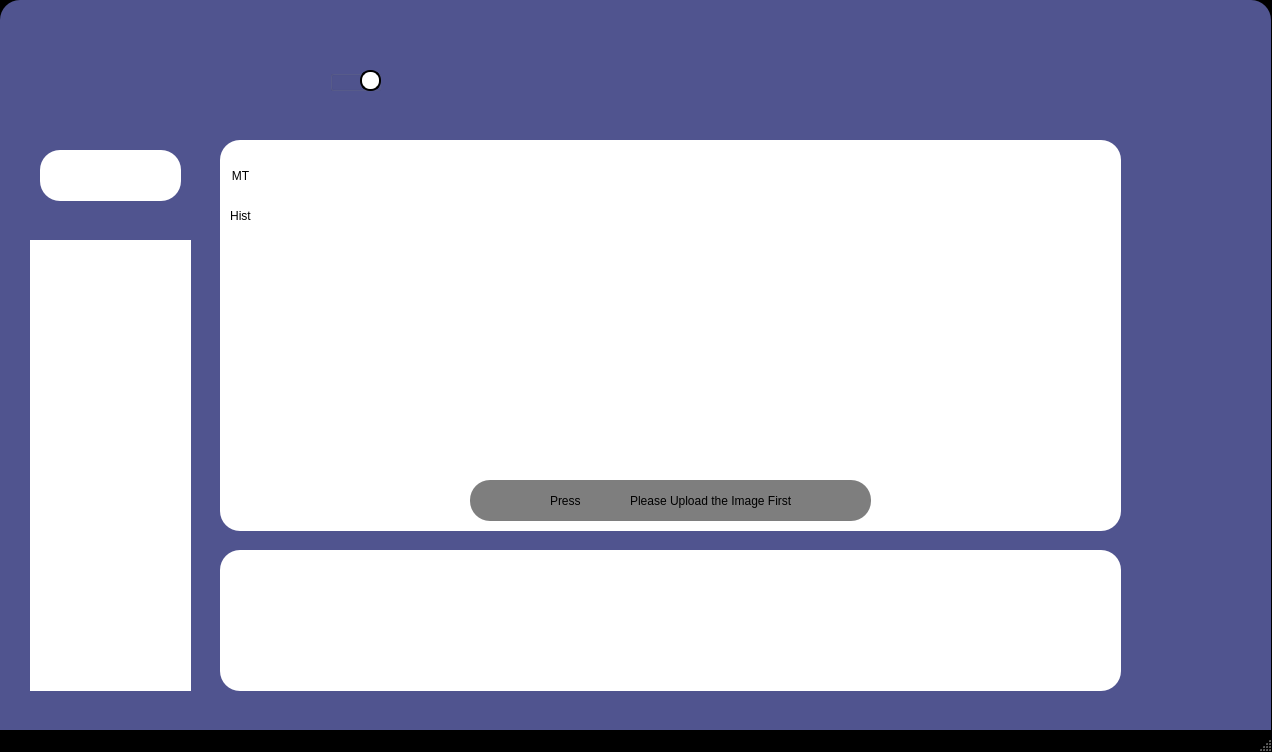
<?xml version="1.0" encoding="UTF-8"?>
<ui version="4.0">
 <class>MainWindow</class>
 <widget class="QMainWindow" name="MainWindow">
  <property name="enabled">
   <bool>true</bool>
  </property>
  <property name="geometry">
   <rect>
    <x>0</x>
    <y>0</y>
    <width>1272</width>
    <height>752</height>
   </rect>
  </property>
  <property name="windowTitle">
   <string>MainWindow</string>
  </property>
  <property name="styleSheet">
   <string notr="true">#MainWindow{border :200px solid black;}</string>
  </property>
  <property name="iconSize">
   <size>
    <width>27</width>
    <height>27</height>
   </size>
  </property>
  <property name="toolButtonStyle">
   <enum>Qt::ToolButtonIconOnly</enum>
  </property>
  <widget class="QWidget" name="centralwidget">
   <widget class="QGroupBox" name="mainwind">
    <property name="geometry">
     <rect>
      <x>0</x>
      <y>0</y>
      <width>1271</width>
      <height>751</height>
     </rect>
    </property>
    <property name="contextMenuPolicy">
     <enum>Qt::DefaultContextMenu</enum>
    </property>
    <property name="styleSheet">
     <string notr="true">#mainwind{background-Color : rgb(80, 84, 143);
color : rgb(0, 0, 0);
border-radius : 20px;
}</string>
    </property>
    <property name="title">
     <string notr="true"/>
    </property>
    <widget class="QPushButton" name="minButton">
     <property name="geometry">
      <rect>
       <x>1060</x>
       <y>0</y>
       <width>61</width>
       <height>41</height>
      </rect>
     </property>
     <property name="styleSheet">
      <string notr="true">border : 0px;</string>
     </property>
     <property name="text">
      <string/>
     </property>
     <property name="icon">
      <iconset>
       <normaloff>UI Resources/Toolbar Icons/line.svg</normaloff>UI Resources/Toolbar Icons/line.svg</iconset>
     </property>
     <property name="iconSize">
      <size>
       <width>28</width>
       <height>35</height>
      </size>
     </property>
    </widget>
    <widget class="QPushButton" name="closeButton">
     <property name="geometry">
      <rect>
       <x>1190</x>
       <y>0</y>
       <width>71</width>
       <height>41</height>
      </rect>
     </property>
     <property name="styleSheet">
      <string notr="true">#closeButton{border-radius: 20px;}
</string>
     </property>
     <property name="text">
      <string/>
     </property>
     <property name="icon">
      <iconset>
       <normaloff>UI Resources/Toolbar Icons/cross 1.svg</normaloff>UI Resources/Toolbar Icons/cross 1.svg</iconset>
     </property>
     <property name="iconSize">
      <size>
       <width>25</width>
       <height>25</height>
      </size>
     </property>
    </widget>
    <widget class="QPushButton" name="maximButton_2">
     <property name="geometry">
      <rect>
       <x>1130</x>
       <y>0</y>
       <width>61</width>
       <height>41</height>
      </rect>
     </property>
     <property name="styleSheet">
      <string notr="true">border : 0px;</string>
     </property>
     <property name="text">
      <string/>
     </property>
     <property name="icon">
      <iconset>
       <normaloff>UI Resources/Toolbar Icons/Square.svg</normaloff>UI Resources/Toolbar Icons/Square.svg</iconset>
     </property>
     <property name="iconSize">
      <size>
       <width>25</width>
       <height>25</height>
      </size>
     </property>
    </widget>
    <widget class="QLabel" name="label">
     <property name="geometry">
      <rect>
       <x>10</x>
       <y>40</y>
       <width>211</width>
       <height>131</height>
      </rect>
     </property>
     <property name="text">
      <string/>
     </property>
     <property name="pixmap">
      <pixmap>UI Resources/logo/logo.png</pixmap>
     </property>
     <property name="scaledContents">
      <bool>true</bool>
     </property>
    </widget>
    <widget class="QGroupBox" name="botBox">
     <property name="geometry">
      <rect>
       <x>220</x>
       <y>550</y>
       <width>901</width>
       <height>141</height>
      </rect>
     </property>
     <property name="palette">
      <palette>
       <active>
        <colorrole role="WindowText">
         <brush brushstyle="SolidPattern">
          <color alpha="255">
           <red>0</red>
           <green>0</green>
           <blue>0</blue>
          </color>
         </brush>
        </colorrole>
        <colorrole role="Button">
         <brush brushstyle="SolidPattern">
          <color alpha="255">
           <red>255</red>
           <green>255</green>
           <blue>255</blue>
          </color>
         </brush>
        </colorrole>
        <colorrole role="Light">
         <brush brushstyle="SolidPattern">
          <color alpha="255">
           <red>0</red>
           <green>255</green>
           <blue>127</blue>
          </color>
         </brush>
        </colorrole>
        <colorrole role="Midlight">
         <brush brushstyle="SolidPattern">
          <color alpha="255">
           <red>255</red>
           <green>85</green>
           <blue>0</blue>
          </color>
         </brush>
        </colorrole>
        <colorrole role="Text">
         <brush brushstyle="SolidPattern">
          <color alpha="255">
           <red>0</red>
           <green>0</green>
           <blue>0</blue>
          </color>
         </brush>
        </colorrole>
        <colorrole role="ButtonText">
         <brush brushstyle="SolidPattern">
          <color alpha="255">
           <red>0</red>
           <green>0</green>
           <blue>0</blue>
          </color>
         </brush>
        </colorrole>
        <colorrole role="Base">
         <brush brushstyle="SolidPattern">
          <color alpha="255">
           <red>255</red>
           <green>255</green>
           <blue>255</blue>
          </color>
         </brush>
        </colorrole>
        <colorrole role="Window">
         <brush brushstyle="SolidPattern">
          <color alpha="255">
           <red>255</red>
           <green>255</green>
           <blue>255</blue>
          </color>
         </brush>
        </colorrole>
        <colorrole role="PlaceholderText">
         <brush brushstyle="NoBrush">
          <color alpha="128">
           <red>0</red>
           <green>0</green>
           <blue>0</blue>
          </color>
         </brush>
        </colorrole>
       </active>
       <inactive>
        <colorrole role="WindowText">
         <brush brushstyle="SolidPattern">
          <color alpha="255">
           <red>0</red>
           <green>0</green>
           <blue>0</blue>
          </color>
         </brush>
        </colorrole>
        <colorrole role="Button">
         <brush brushstyle="SolidPattern">
          <color alpha="255">
           <red>255</red>
           <green>255</green>
           <blue>255</blue>
          </color>
         </brush>
        </colorrole>
        <colorrole role="Light">
         <brush brushstyle="SolidPattern">
          <color alpha="255">
           <red>0</red>
           <green>255</green>
           <blue>127</blue>
          </color>
         </brush>
        </colorrole>
        <colorrole role="Midlight">
         <brush brushstyle="SolidPattern">
          <color alpha="255">
           <red>255</red>
           <green>85</green>
           <blue>0</blue>
          </color>
         </brush>
        </colorrole>
        <colorrole role="Text">
         <brush brushstyle="SolidPattern">
          <color alpha="255">
           <red>0</red>
           <green>0</green>
           <blue>0</blue>
          </color>
         </brush>
        </colorrole>
        <colorrole role="ButtonText">
         <brush brushstyle="SolidPattern">
          <color alpha="255">
           <red>0</red>
           <green>0</green>
           <blue>0</blue>
          </color>
         </brush>
        </colorrole>
        <colorrole role="Base">
         <brush brushstyle="SolidPattern">
          <color alpha="255">
           <red>255</red>
           <green>255</green>
           <blue>255</blue>
          </color>
         </brush>
        </colorrole>
        <colorrole role="Window">
         <brush brushstyle="SolidPattern">
          <color alpha="255">
           <red>255</red>
           <green>255</green>
           <blue>255</blue>
          </color>
         </brush>
        </colorrole>
        <colorrole role="PlaceholderText">
         <brush brushstyle="NoBrush">
          <color alpha="128">
           <red>0</red>
           <green>0</green>
           <blue>0</blue>
          </color>
         </brush>
        </colorrole>
       </inactive>
       <disabled>
        <colorrole role="WindowText">
         <brush brushstyle="SolidPattern">
          <color alpha="255">
           <red>0</red>
           <green>0</green>
           <blue>0</blue>
          </color>
         </brush>
        </colorrole>
        <colorrole role="Button">
         <brush brushstyle="SolidPattern">
          <color alpha="255">
           <red>255</red>
           <green>255</green>
           <blue>255</blue>
          </color>
         </brush>
        </colorrole>
        <colorrole role="Light">
         <brush brushstyle="SolidPattern">
          <color alpha="255">
           <red>0</red>
           <green>255</green>
           <blue>127</blue>
          </color>
         </brush>
        </colorrole>
        <colorrole role="Midlight">
         <brush brushstyle="SolidPattern">
          <color alpha="255">
           <red>255</red>
           <green>85</green>
           <blue>0</blue>
          </color>
         </brush>
        </colorrole>
        <colorrole role="Text">
         <brush brushstyle="SolidPattern">
          <color alpha="255">
           <red>0</red>
           <green>0</green>
           <blue>0</blue>
          </color>
         </brush>
        </colorrole>
        <colorrole role="ButtonText">
         <brush brushstyle="SolidPattern">
          <color alpha="255">
           <red>0</red>
           <green>0</green>
           <blue>0</blue>
          </color>
         </brush>
        </colorrole>
        <colorrole role="Base">
         <brush brushstyle="SolidPattern">
          <color alpha="255">
           <red>255</red>
           <green>255</green>
           <blue>255</blue>
          </color>
         </brush>
        </colorrole>
        <colorrole role="Window">
         <brush brushstyle="SolidPattern">
          <color alpha="255">
           <red>255</red>
           <green>255</green>
           <blue>255</blue>
          </color>
         </brush>
        </colorrole>
        <colorrole role="PlaceholderText">
         <brush brushstyle="NoBrush">
          <color alpha="128">
           <red>0</red>
           <green>0</green>
           <blue>0</blue>
          </color>
         </brush>
        </colorrole>
       </disabled>
      </palette>
     </property>
     <property name="styleSheet">
      <string notr="true">background-Color :rgb(255, 255, 255);
color : rgb(0, 0, 0);
border-radius : 20px;</string>
     </property>
     <property name="title">
      <string notr="true"/>
     </property>
    </widget>
    <widget class="QGroupBox" name="midBox">
     <property name="geometry">
      <rect>
       <x>220</x>
       <y>140</y>
       <width>901</width>
       <height>391</height>
      </rect>
     </property>
     <property name="palette">
      <palette>
       <active>
        <colorrole role="WindowText">
         <brush brushstyle="SolidPattern">
          <color alpha="255">
           <red>0</red>
           <green>0</green>
           <blue>0</blue>
          </color>
         </brush>
        </colorrole>
        <colorrole role="Button">
         <brush brushstyle="SolidPattern">
          <color alpha="255">
           <red>255</red>
           <green>255</green>
           <blue>255</blue>
          </color>
         </brush>
        </colorrole>
        <colorrole role="Light">
         <brush brushstyle="SolidPattern">
          <color alpha="255">
           <red>0</red>
           <green>255</green>
           <blue>127</blue>
          </color>
         </brush>
        </colorrole>
        <colorrole role="Midlight">
         <brush brushstyle="SolidPattern">
          <color alpha="255">
           <red>255</red>
           <green>85</green>
           <blue>0</blue>
          </color>
         </brush>
        </colorrole>
        <colorrole role="Text">
         <brush brushstyle="SolidPattern">
          <color alpha="255">
           <red>0</red>
           <green>0</green>
           <blue>0</blue>
          </color>
         </brush>
        </colorrole>
        <colorrole role="ButtonText">
         <brush brushstyle="SolidPattern">
          <color alpha="255">
           <red>0</red>
           <green>0</green>
           <blue>0</blue>
          </color>
         </brush>
        </colorrole>
        <colorrole role="Base">
         <brush brushstyle="SolidPattern">
          <color alpha="255">
           <red>255</red>
           <green>255</green>
           <blue>255</blue>
          </color>
         </brush>
        </colorrole>
        <colorrole role="Window">
         <brush brushstyle="SolidPattern">
          <color alpha="255">
           <red>255</red>
           <green>255</green>
           <blue>255</blue>
          </color>
         </brush>
        </colorrole>
        <colorrole role="PlaceholderText">
         <brush brushstyle="NoBrush">
          <color alpha="128">
           <red>0</red>
           <green>0</green>
           <blue>0</blue>
          </color>
         </brush>
        </colorrole>
       </active>
       <inactive>
        <colorrole role="WindowText">
         <brush brushstyle="SolidPattern">
          <color alpha="255">
           <red>0</red>
           <green>0</green>
           <blue>0</blue>
          </color>
         </brush>
        </colorrole>
        <colorrole role="Button">
         <brush brushstyle="SolidPattern">
          <color alpha="255">
           <red>255</red>
           <green>255</green>
           <blue>255</blue>
          </color>
         </brush>
        </colorrole>
        <colorrole role="Light">
         <brush brushstyle="SolidPattern">
          <color alpha="255">
           <red>0</red>
           <green>255</green>
           <blue>127</blue>
          </color>
         </brush>
        </colorrole>
        <colorrole role="Midlight">
         <brush brushstyle="SolidPattern">
          <color alpha="255">
           <red>255</red>
           <green>85</green>
           <blue>0</blue>
          </color>
         </brush>
        </colorrole>
        <colorrole role="Text">
         <brush brushstyle="SolidPattern">
          <color alpha="255">
           <red>0</red>
           <green>0</green>
           <blue>0</blue>
          </color>
         </brush>
        </colorrole>
        <colorrole role="ButtonText">
         <brush brushstyle="SolidPattern">
          <color alpha="255">
           <red>0</red>
           <green>0</green>
           <blue>0</blue>
          </color>
         </brush>
        </colorrole>
        <colorrole role="Base">
         <brush brushstyle="SolidPattern">
          <color alpha="255">
           <red>255</red>
           <green>255</green>
           <blue>255</blue>
          </color>
         </brush>
        </colorrole>
        <colorrole role="Window">
         <brush brushstyle="SolidPattern">
          <color alpha="255">
           <red>255</red>
           <green>255</green>
           <blue>255</blue>
          </color>
         </brush>
        </colorrole>
        <colorrole role="PlaceholderText">
         <brush brushstyle="NoBrush">
          <color alpha="128">
           <red>0</red>
           <green>0</green>
           <blue>0</blue>
          </color>
         </brush>
        </colorrole>
       </inactive>
       <disabled>
        <colorrole role="WindowText">
         <brush brushstyle="SolidPattern">
          <color alpha="255">
           <red>0</red>
           <green>0</green>
           <blue>0</blue>
          </color>
         </brush>
        </colorrole>
        <colorrole role="Button">
         <brush brushstyle="SolidPattern">
          <color alpha="255">
           <red>255</red>
           <green>255</green>
           <blue>255</blue>
          </color>
         </brush>
        </colorrole>
        <colorrole role="Light">
         <brush brushstyle="SolidPattern">
          <color alpha="255">
           <red>0</red>
           <green>255</green>
           <blue>127</blue>
          </color>
         </brush>
        </colorrole>
        <colorrole role="Midlight">
         <brush brushstyle="SolidPattern">
          <color alpha="255">
           <red>255</red>
           <green>85</green>
           <blue>0</blue>
          </color>
         </brush>
        </colorrole>
        <colorrole role="Text">
         <brush brushstyle="SolidPattern">
          <color alpha="255">
           <red>0</red>
           <green>0</green>
           <blue>0</blue>
          </color>
         </brush>
        </colorrole>
        <colorrole role="ButtonText">
         <brush brushstyle="SolidPattern">
          <color alpha="255">
           <red>0</red>
           <green>0</green>
           <blue>0</blue>
          </color>
         </brush>
        </colorrole>
        <colorrole role="Base">
         <brush brushstyle="SolidPattern">
          <color alpha="255">
           <red>255</red>
           <green>255</green>
           <blue>255</blue>
          </color>
         </brush>
        </colorrole>
        <colorrole role="Window">
         <brush brushstyle="SolidPattern">
          <color alpha="255">
           <red>255</red>
           <green>255</green>
           <blue>255</blue>
          </color>
         </brush>
        </colorrole>
        <colorrole role="PlaceholderText">
         <brush brushstyle="NoBrush">
          <color alpha="128">
           <red>0</red>
           <green>0</green>
           <blue>0</blue>
          </color>
         </brush>
        </colorrole>
       </disabled>
      </palette>
     </property>
     <property name="styleSheet">
      <string notr="true">background-Color : rgb(255, 255, 255);
color : rgb(0, 0, 0);
border-radius : 20px;</string>
     </property>
     <property name="title">
      <string notr="true"/>
     </property>
     <widget class="QPushButton" name="metaDataButton">
      <property name="geometry">
       <rect>
        <x>0</x>
        <y>20</y>
        <width>41</width>
        <height>31</height>
       </rect>
      </property>
      <property name="text">
       <string notr="true">MT</string>
      </property>
     </widget>
     <widget class="QPushButton" name="histogramButton">
      <property name="geometry">
       <rect>
        <x>0</x>
        <y>60</y>
        <width>41</width>
        <height>31</height>
       </rect>
      </property>
      <property name="text">
       <string notr="true">Hist</string>
      </property>
     </widget>
     <widget class="QLabel" name="mainImage">
      <property name="geometry">
       <rect>
        <x>250</x>
        <y>30</y>
        <width>381</width>
        <height>271</height>
       </rect>
      </property>
      <property name="text">
       <string notr="true"/>
      </property>
      <property name="pixmap">
       <pixmap>UI Resources/Uploadimg.png</pixmap>
      </property>
      <property name="scaledContents">
       <bool>true</bool>
      </property>
     </widget>
     <widget class="QGroupBox" name="uploadhintGroup">
      <property name="geometry">
       <rect>
        <x>250</x>
        <y>340</y>
        <width>401</width>
        <height>41</height>
       </rect>
      </property>
      <property name="styleSheet">
       <string notr="true">background-color:rgb(126, 126, 126);
</string>
      </property>
      <property name="title">
       <string notr="true"/>
      </property>
      <widget class="QLabel" name="label_2">
       <property name="geometry">
        <rect>
         <x>160</x>
         <y>10</y>
         <width>171</width>
         <height>21</height>
        </rect>
       </property>
       <property name="text">
        <string notr="true">Please Upload the Image First </string>
       </property>
      </widget>
      <widget class="QLabel" name="label_3">
       <property name="geometry">
        <rect>
         <x>120</x>
         <y>10</y>
         <width>31</width>
         <height>24</height>
        </rect>
       </property>
       <property name="text">
        <string notr="true"/>
       </property>
       <property name="pixmap">
        <pixmap>UI Resources/plus Icon/plus 1.png</pixmap>
       </property>
       <property name="scaledContents">
        <bool>true</bool>
       </property>
      </widget>
      <widget class="QLabel" name="label_4">
       <property name="geometry">
        <rect>
         <x>80</x>
         <y>10</y>
         <width>41</width>
         <height>21</height>
        </rect>
       </property>
       <property name="text">
        <string notr="true">Press</string>
       </property>
      </widget>
     </widget>
    </widget>
    <widget class="QPushButton" name="uploadButton">
     <property name="geometry">
      <rect>
       <x>40</x>
       <y>150</y>
       <width>141</width>
       <height>51</height>
      </rect>
     </property>
     <property name="font">
      <font>
       <pointsize>9</pointsize>
       <weight>75</weight>
       <bold>true</bold>
      </font>
     </property>
     <property name="autoFillBackground">
      <bool>false</bool>
     </property>
     <property name="styleSheet">
      <string notr="true">background-color : rgb(255, 255, 255);
border-radius : 20px;</string>
     </property>
     <property name="text">
      <string notr="true"/>
     </property>
     <property name="icon">
      <iconset>
       <normaloff>UI Resources/plus Icon/plus 1.png</normaloff>UI Resources/plus Icon/plus 1.png</iconset>
     </property>
     <property name="iconSize">
      <size>
       <width>40</width>
       <height>40</height>
      </size>
     </property>
    </widget>
    <widget class="QGroupBox" name="projectBox">
     <property name="geometry">
      <rect>
       <x>30</x>
       <y>240</y>
       <width>161</width>
       <height>451</height>
      </rect>
     </property>
     <property name="styleSheet">
      <string notr="true">background-Color :rgb(255, 255, 255);
color : rgb(0, 0, 0);
border-radius : 0px;

</string>
     </property>
     <property name="title">
      <string/>
     </property>
     <widget class="QListWidget" name="projectDirList">
      <property name="geometry">
       <rect>
        <x>10</x>
        <y>10</y>
        <width>141</width>
        <height>411</height>
       </rect>
      </property>
      <property name="whatsThis">
       <string notr="true"/>
      </property>
      <property name="styleSheet">
       <string notr="true"/>
      </property>
      <property name="horizontalScrollBarPolicy">
       <enum>Qt::ScrollBarAlwaysOff</enum>
      </property>
      <property name="spacing">
       <number>5</number>
      </property>
      <property name="itemAlignment">
       <set>Qt::AlignHCenter</set>
      </property>
     </widget>
     <widget class="QPushButton" name="deleteImgButton">
      <property name="geometry">
       <rect>
        <x>130</x>
        <y>420</y>
        <width>31</width>
        <height>31</height>
       </rect>
      </property>
      <property name="styleSheet">
       <string notr="true">background-Color : rgb(255, 255, 255);
color : rgb(0, 0, 0);
border-radius : 0px;</string>
      </property>
      <property name="text">
       <string notr="true"/>
      </property>
      <property name="icon">
       <iconset>
        <normaloff>UI Resources/Trash Can/trashcan1.png</normaloff>UI Resources/Trash Can/trashcan1.png</iconset>
      </property>
      <property name="iconSize">
       <size>
        <width>27</width>
        <height>27</height>
       </size>
      </property>
     </widget>
    </widget>
    <widget class="QGroupBox" name="toolbar">
     <property name="geometry">
      <rect>
       <x>0</x>
       <y>0</y>
       <width>1271</width>
       <height>51</height>
      </rect>
     </property>
     <property name="styleSheet">
      <string notr="true">#toolbar{border-radius: 20px;}</string>
     </property>
     <property name="title">
      <string notr="true"/>
     </property>
    </widget>
    <widget class="QGroupBox" name="groupBox">
     <property name="geometry">
      <rect>
       <x>330</x>
       <y>70</y>
       <width>51</width>
       <height>21</height>
      </rect>
     </property>
     <property name="title">
      <string notr="true"/>
     </property>
     <widget class="QPushButton" name="pushButton">
      <property name="geometry">
       <rect>
        <x>30</x>
        <y>0</y>
        <width>21</width>
        <height>21</height>
       </rect>
      </property>
      <property name="styleSheet">
       <string notr="true">border :  2px solid black;
border-radius : 10px;
background-color : rgb(255, 255, 255);</string>
      </property>
      <property name="text">
       <string notr="true"/>
      </property>
     </widget>
    </widget>
    <zorder>toolbar</zorder>
    <zorder>label</zorder>
    <zorder>minButton</zorder>
    <zorder>closeButton</zorder>
    <zorder>maximButton_2</zorder>
    <zorder>botBox</zorder>
    <zorder>midBox</zorder>
    <zorder>uploadButton</zorder>
    <zorder>projectBox</zorder>
    <zorder>groupBox</zorder>
   </widget>
  </widget>
  <widget class="QMenuBar" name="menubar">
   <property name="geometry">
    <rect>
     <x>0</x>
     <y>0</y>
     <width>1272</width>
     <height>26</height>
    </rect>
   </property>
  </widget>
  <widget class="QStatusBar" name="statusbar"/>
 </widget>
 <tabstops>
  <tabstop>minButton</tabstop>
  <tabstop>maximButton_2</tabstop>
  <tabstop>closeButton</tabstop>
  <tabstop>metaDataButton</tabstop>
  <tabstop>histogramButton</tabstop>
  <tabstop>uploadButton</tabstop>
  <tabstop>projectDirList</tabstop>
  <tabstop>deleteImgButton</tabstop>
 </tabstops>
 <resources/>
 <connections/>
</ui>
